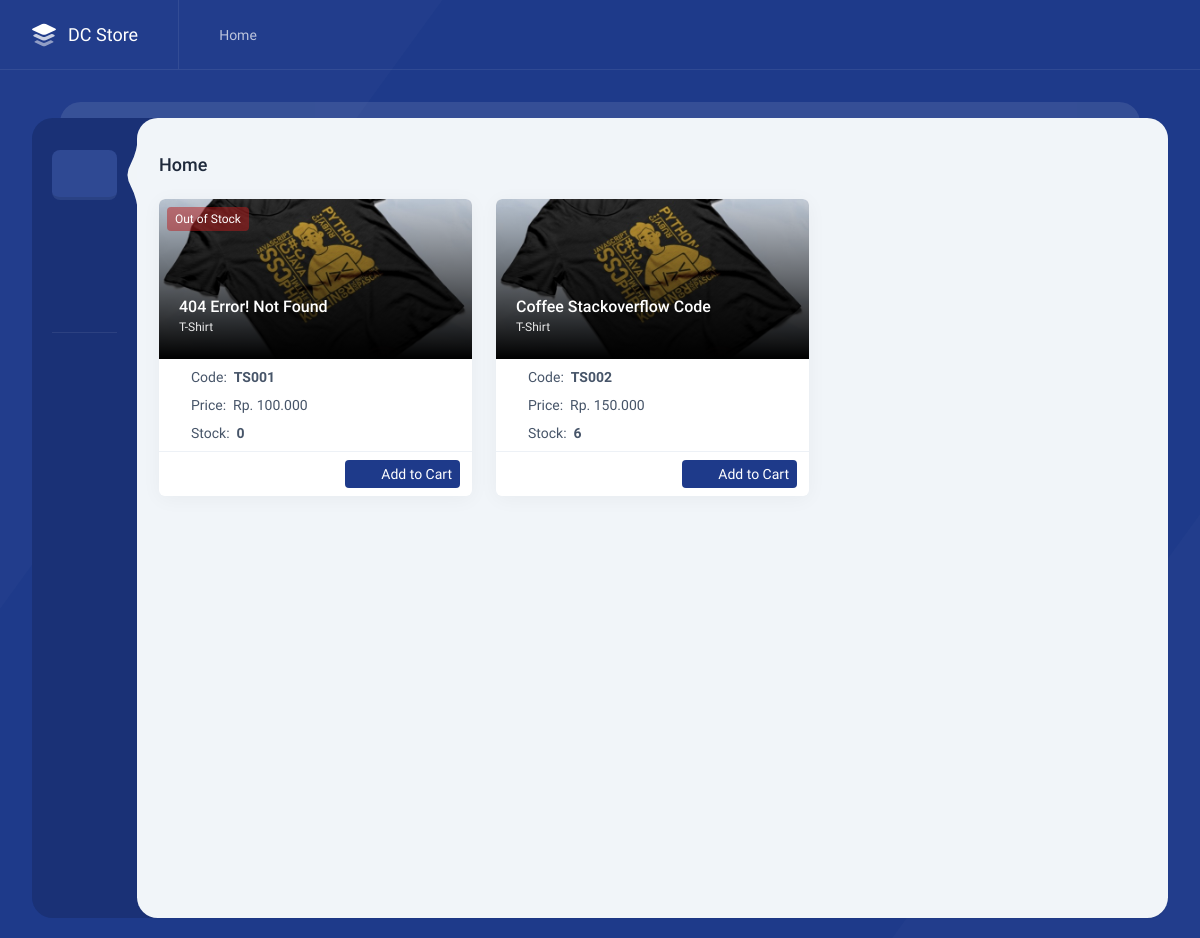
The page / on the database its author committed.
### tables this page shows
CREATE TABLE `product` (
  `product_id` int(11) NOT NULL,
  `category_id` int(11) NOT NULL,
  `product_code` varchar(10) NOT NULL,
  `product_name` varchar(50) NOT NULL,
  `product_description` text NOT NULL,
  `product_price` int(11) NOT NULL,
  `product_url` varchar(50) NOT NULL,
  `product_image` varchar(100) NOT NULL
);

CREATE TABLE `category` (
  `category_id` int(11) NOT NULL,
  `category_name` varchar(25) NOT NULL,
  `category_url` varchar(25) NOT NULL
);

### application/controllers/Home.php (called while the page is built, shortened)
<?php
class Home extends CI_Controller {
	public function __construct()
	{
		parent::__construct();
		$this->load->model('ProductModel');
	}
	public function index()
	{
		$data['product'] = $this->ProductModel->getAll();
		$this->breadcrumbs->add('Home', 'home');
		$header['breadcrumbs'] = $this->breadcrumbs->show();
		$this->load->view('template/header', $header);
		$this->load->view('content/home', $data);
		$this->load->view('template/footer');
	}
}

### index.php (called while the page is built, shortened)
<?php
require_once BASEPATH.'core/CodeIgniter.php';

### application/models/ProductModel.php (called while the page is built, shortened)
<?php defined('BASEPATH') OR exit('No direct script access allowed');
class ProductModel extends CI_Model {
	public function getAll()
	{
		$this->db->join('category', 'product.category_id = category.category_id', 'left');
		$data = $this->db->get('product')->result_array();
		foreach ($data as $key => $value)
		{
			$product_size = $this->db->where('product_id', $value['product_id'])->get('product_size')->result_array();
			$data[$key]['product_stock'] = 0;
			foreach ($product_size as $k => $val) { $data[$key]['product_stock'] += $val['product_size_stock']; }
		}
		return $data;
	}
}

### application/views/content/home.php (the view)
<h2 class="text-lg font-medium mr-auto mt-8">Home</h2>
<div class="grid grid-cols-12 gap-6 mt-5">
    <?php foreach ($product as $key => $value): ?>
        <div class="intro-y col-span-12 md:col-span-6 lg:col-span-4 xl:col-span-3">
            <div class="box">
                <div class="">
                    <div class="h-40 2xl:h-56 image-fit rounded-t-md overflow-hidden before:block before:absolute before:w-full before:h-full before:top-0 before:left-0 before:z-10 before:bg-gradient-to-t before:from-black before:to-black/10">
                        <img class="rounded-md" src="<?php echo base_url('assets/img/product/'.$value['product_image']) ?>">
                        <?php if ($value['product_stock'] == 0): ?>
                            <span class="absolute top-0 bg-danger/50 text-white text-xs m-2 px-2 py-1 rounded z-10">
                                Out of Stock
                            </span>
                        <?php endif ?>
                        <div class="absolute bottom-0 text-white px-5 pb-6 z-10">
                            <a href="<?php echo base_url('product/detail/'.$value['product_url']) ?>" class="block font-medium text-base">
                                <?php echo $value['product_name'] ?>
                            </a>
                            <span class="text-white/90 text-xs mt-3"><?php echo $value['category_name'] ?></span>
                        </div>
                    </div>
                    <div class="text-slate-600 dark:text-slate-500 px-3 py-2">
                        <div class="flex items-center">
                            <i data-lucide="hash" class="w-4 h-4 mr-1"></i>
                            Code:&nbsp;&nbsp;<strong><?php echo $value['product_code'] ?></strong>
                        </div>
                        <div class="flex items-center mt-2">
                            <i data-lucide="banknote" class="w-4 h-4 mr-1"></i>
                            Price:&nbsp;&nbsp;Rp. <?php echo number_format($value['product_price'], 0, ',', '.') ?>
                        </div>
                        <div class="flex items-center mt-2">
                            <i data-lucide="layers" class="w-4 h-4 mr-1"></i>
                            Stock:&nbsp;&nbsp;<strong><?php echo $value['product_stock'] ?></strong>
                        </div>
                    </div>
                </div>
                <div class="flex justify-center lg:justify-end items-center px-3 py-2 border-t border-slate-200/60 dark:border-darkmode-400">
                    <a class="flex items-center bg-primary px-2 py-1 rounded text-white" href="<?php echo base_url('product/detail/'.$value['product_url']) ?>">
                        <i data-lucide="shopping-cart" class="w-5 h-5 mr-2"></i> Add to Cart
                    </a>
                </div>
            </div>
        </div>
    <?php endforeach ?>
</div>

### application/libraries/Breadcrumbs.php (shortened to what this page needs)
<?php
class Breadcrumbs {
	private $breadcrumbs = array();
	public function __construct()
	{
		$this->tag_open			= '<ol class="breadcrumb breadcrumb-light">';
		$this->tag_close		= '</ol>';
		$this->crumb_open		= '<li class="breadcrumb-item">';
		$this->crumb_last		= '<li class="breadcrumb-item active" aria-current="page">';
		$this->crumb_close		= '</li>';
	}
	function add($page, $href)
	{
		$href = base_url($href);
		$this->breadcrumbs[$href] = array('page' => $page, 'href' => $href);
	}
	function show()
	{
		if ($this->breadcrumbs) {
			$output = $this->tag_open;
			foreach ($this->breadcrumbs as $key => $crumb) {
				$keys = array_keys($this->breadcrumbs);
				if (end($keys) == $key) {
					$output .= $this->crumb_last.''.$crumb['page'].''.$this->crumb_close;
				} else {
					$output .= $this->crumb_open.'<a href="'.$crumb['href'].'">'.$crumb['page'].'</a>'.$this->crumb_close;
				}
			}
			return $output.$this->tag_close.PHP_EOL;
		}
		return '';
	}
}

### application/views/template/header.php (shortened to what this page needs)
<html lang="en" class="light">
	<head>
		<link rel="stylesheet" href="<?php echo base_url('assets/css/app.css') ?>"/>
		<link rel="stylesheet" href="https://cdn.jsdelivr.net/npm/sweetalert2@11.7.3/dist/sweetalert2.min.css">
	</head>
	<body class="main">
	    <div class="top-bar-boxed h-[70px] z-[51] relative border-b border-white/[0.08] mt-12 md:-mt-5 -mx-3 sm:-mx-8 px-3 sm:px-8 md:pt-0 mb-12">
	        <div class="h-full flex items-center">
	            <a href="" class="-intro-x hidden md:flex">
	                <img alt="Midone - HTML Admin Template" class="w-6" src="<?php echo base_url('assets/img/logo.svg') ?>">
	                <span class="text-white text-lg ml-3"> DC Store </span>
	            </a>
	            <nav aria-label="breadcrumb" class="-intro-x h-full mr-auto">
	                <?php echo $breadcrumbs ?>
	            </nav>
	        </div>
	    </div>
	    <div class="wrapper">
	        <div class="wrapper-box">
	            <?php if ($this->session->userdata('admin')): ?>
	            	<?php include('admin.php'); ?>
	            <?php elseif ($this->session->userdata('member')): ?>
	            	<?php include('member.php'); ?>
	            <?php else: ?>
	            	<?php include('visitor.php'); ?>
	            <?php endif ?>
	            <div class="content">

### application/views/template/visitor.php (shortened to what this page needs)
<nav class="side-nav">
    <ul>
        <li>
            <a href="<?php echo base_url('home') ?>" class="side-menu side-menu<?php echo $this->uri->segment(1) == '' || $this->uri->segment(1) == 'home' ? '--active' : '' ?>">
            </a>
        </li>
        <li>
            <a href="javascript:;" class="side-menu side-menu<?php echo $this->uri->segment(1) == 'category' ? '--active' : '' ?>">
            </a>
        </li>
        <li>
            <a href="<?php echo base_url('product') ?>" class="side-menu side-menu<?php echo $this->uri->segment(1) == 'product' ? '--active' : '' ?>">
            </a>
        </li>
        <li class="side-nav__devider my-6"></li>
    </ul>
</nav>

### application/views/template/footer.php (shortened to what this page needs)
				</div>
	        </div>
	    </div>
	</body>
</html>

### rows shown on the page
product: product_image (picture), shows "Out of Stock", product_name "404 Error! Not Found", category.category_name "T-Shirt", product_code "TS001", product_price "100.000", product_stock "0"
product: product_image (picture), product_name "Coffee Stackoverflow Code", category.category_name "T-Shirt", product_code "TS002", product_price "150.000", product_stock "6"
